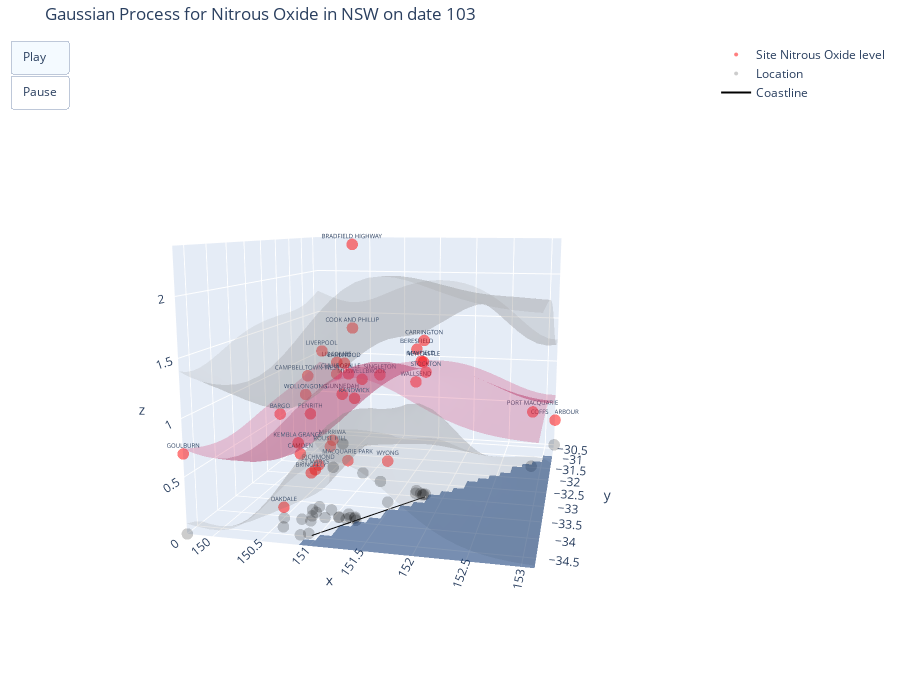

The code cell stored with this chart in its notebook:
### Code cell
# Plot predictions from MAP hyperparameter estimates
sgpvi.plot_preds()

### Figure 1 — Plotly figure (JSON) as saved in the notebook; plotly's stock layout.template omitted (floating-point values rounded to 4 significant figures; data arrays with more than 128 entries replaced by an {"elided": "..."} marker saying what was removed)
{"data": [{"hoverinfo": "skip", "marker": {"color": "red", "opacity": 0.5, "size": 4}, "mode": "markers+text", "name": "Site Nitrous Oxide level", "text": [["BARGO"], ["BERESFIELD"], ["BRADFIELD HIGHWAY"], ["BRINGELLY"], ["CAMDEN"], ["CAMPBELLTOWN WEST"], ["CARRINGTON"], ["CHULLORA"], ["COFFS HARBOUR"], ["COOK AND PHILLIP"], ["EARLWOOD"], ["GOULBURN"], ["GUNNEDAH"], ["KEMBLA GRANGE"], ["LIDCOMBE"], ["LIVERPOOL"], ["MACQUARIE PARK"], ["MAYFIELD"], ["MERRIWA"], ["MUSWELLBROOK"], ["NEWCASTLE"], ["OAKDALE"], ["PENRITH"], ["PORT MACQUARIE"], ["RANDWICK"], ["RICHMOND"], ["ROUSE HILL"], ["ROZELLE"], ["SINGLETON"], ["ST MARYS"], ["STOCKTON"], ["WALLSEND"], ["WOLLONGONG"], ["WYONG"]], "textfont": {"size": 6}, "type": "scatter3d", "x": [150.6, 151.7, 151.2, 150.8, 150.7, 150.8, 151.8, 151.0, 153.1, 151.2, 151.1, 149.7, 150.3, 150.8, 151.0, 150.9, 151.1, 151.7, 150.5, 150.9, 151.8, 150.5, 150.7, 152.9, 151.2, 150.7, 150.9, 151.2, 151.2, 150.8, 151.8, 151.7, 150.9, 151.4], "y": [-34.31, -32.8, -33.84, -33.92, -34.04, -34.07, -32.91, -33.89, -30.3, -33.87, -33.92, -34.73, -30.98, -34.47, -33.88, -33.93, -33.77, -32.89, -32.13, -32.27, -32.93, -34.05, -33.73, -31.45, -33.93, -33.62, -33.68, -33.86, -32.56, -33.8, -32.9, -32.89, -34.42, -33.28], "z": [1, 1.4, 2.4, 0.4, 0.6, 1.3, 1.5, 1.3, 0.3, 1.7, 1.4, 0.7, 0.6, 0.8, 1.4, 1.5, 0.5, 1.3, 0.3, 1, 1.3, 0.1, 0.9, 0.6, 1.1, 0.4, 0.6, 1.3, 1.1, 0.4, 1.2, 1.1, 1.2, 0.4]}, {"hoverinfo": "skip", "opacity": 0.3, "showscale": false, "surfacecolor": {"elided": "30x30 int values"}, "type": "surface", "x": [149.7, 149.8, 150.0, 150.1, 150.2, 150.3, 150.4, 150.5, 150.7, 150.8, 150.9, 151.0, 151.1, 151.2, 151.4, 151.5, 151.6, 151.7, 151.8, 151.9, 152.1, 152.2, 152.3, 152.4, 152.5, 152.6, 152.8, 152.9, 153.0, 153.1], "y": [-34.73, -34.58, -34.43, -34.28, -34.12, -33.97, -33.82, -33.66, -33.51, -33.36, -33.2, -33.05, -32.9, -32.75, -32.59, -32.44, -32.29, -32.13, -31.98, -31.83, -31.68, -31.52, -31.37, -31.22, -31.06, -30.91, -30.76, -30.6, -30.45, -30.3], "z": {"elided": "30x30 float values"}}, {"colorscale": [[0, "rgb(255,255,255)"], [0.125, "rgb(240,240,240)"], [0.25, "rgb(217,217,217)"], [0.375, "rgb(189,189,189)"], [0.5, "rgb(150,150,150)"], [0.625, "rgb(115,115,115)"], [0.75, "rgb(82,82,82)"], [0.875, "rgb(37,37,37)"], [1, "rgb(0, 0, 0)"]], "hoverinfo": "skip", "opacity": 0.2, "showscale": false, "surfacecolor": {"elided": "30x30 int values"}, "type": "surface", "x": [149.7, 149.8, 150.0, 150.1, 150.2, 150.3, 150.4, 150.5, 150.7, 150.8, 150.9, 151.0, 151.1, 151.2, 151.4, 151.5, 151.6, 151.7, 151.8, 151.9, 152.1, 152.2, 152.3, 152.4, 152.5, 152.6, 152.8, 152.9, 153.0, 153.1], "y": [-34.73, -34.58, -34.43, -34.28, -34.12, -33.97, -33.82, -33.66, -33.51, -33.36, -33.2, -33.05, -32.9, -32.75, -32.59, -32.44, -32.29, -32.13, -31.98, -31.83, -31.68, -31.52, -31.37, -31.22, -31.06, -30.91, -30.76, -30.6, -30.45, -30.3], "z": {"elided": "30x30 float values"}}, {"colorscale": [[0, "rgb(255,255,255)"], [0.125, "rgb(240,240,240)"], [0.25, "rgb(217,217,217)"], [0.375, "rgb(189,189,189)"], [0.5, "rgb(150,150,150)"], [0.625, "rgb(115,115,115)"], [0.75, "rgb(82,82,82)"], [0.875, "rgb(37,37,37)"], [1, "rgb(0, 0, 0)"]], "hoverinfo": "skip", "opacity": 0.2, "showscale": false, "surfacecolor": {"elided": "30x30 int values"}, "type": "surface", "x": [149.7, 149.8, 150.0, 150.1, 150.2, 150.3, 150.4, 150.5, 150.7, 150.8, 150.9, 151.0, 151.1, 151.2, 151.4, 151.5, 151.6, 151.7, 151.8, 151.9, 152.1, 152.2, 152.3, 152.4, 152.5, 152.6, 152.8, 152.9, 153.0, 153.1], "y": [-34.73, -34.58, -34.43, -34.28, -34.12, -33.97, -33.82, -33.66, -33.51, -33.36, -33.2, -33.05, -32.9, -32.75, -32.59, -32.44, -32.29, -32.13, -31.98, -31.83, -31.68, -31.52, -31.37, -31.22, -31.06, -30.91, -30.76, -30.6, -30.45, -30.3], "z": {"elided": "30x30 float values"}}, {"hoverinfo": "skip", "marker": {"color": "black", "opacity": 0.2, "size": 4}, "mode": "markers", "name": "Location", "type": "scatter3d", "x": [150.6, 151.7, 151.2, 150.8, 150.7, 150.8, 151.8, 151.0, 153.1, 151.2, 151.1, 149.7, 150.3, 150.8, 151.0, 150.9, 151.1, 151.7, 150.5, 150.9, 151.8, 150.5, 150.7, 152.9, 151.2, 150.7, 150.9, 151.2, 151.2, 150.8, 151.8, 151.7, 150.9, 151.4], "y": [-34.31, -32.8, -33.84, -33.92, -34.04, -34.07, -32.91, -33.89, -30.3, -33.87, -33.92, -34.73, -30.98, -34.47, -33.88, -33.93, -33.77, -32.89, -32.13, -32.27, -32.93, -34.05, -33.73, -31.45, -33.93, -33.62, -33.68, -33.86, -32.56, -33.8, -32.9, -32.89, -34.42, -33.28], "z": [0, 0, 0, 0, 0, 0, 0, 0, 0, 0, 0, 0, 0, 0, 0, 0, 0, 0, 0, 0, 0, 0, 0, 0, 0, 0, 0, 0, 0, 0, 0, 0, 0, 0]}, {"hoverinfo": "skip", "line": {"color": "black", "width": 2}, "mode": "lines", "name": "Coastline", "type": "scatter3d", "x": [151.8, 150.9], "y": [-32.98, -34.47], "z": [0, 0, 0]}, {"colorscale": [[0, "rgb(247,251,255)"], [0.125, "rgb(222,235,247)"], [0.25, "rgb(198,219,239)"], [0.375, "rgb(158,202,225)"], [0.5, "rgb(107,174,214)"], [0.625, "rgb(66,146,198)"], [0.75, "rgb(33,113,181)"], [0.875, "rgb(8,81,156)"], [1, "rgb(8,48,107)"]], "hoverinfo": "skip", "opacity": 0.5, "showscale": false, "surfacecolor": {"elided": "30x30 bool values"}, "type": "surface", "x": [149.7, 149.8, 150.0, 150.1, 150.2, 150.3, 150.4, 150.5, 150.7, 150.8, 150.9, 151.0, 151.1, 151.2, 151.4, 151.5, 151.6, 151.7, 151.8, 151.9, 152.1, 152.2, 152.3, 152.4, 152.5, 152.6, 152.8, 152.9, 153.0, 153.1], "y": [-34.73, -34.58, -34.43, -34.28, -34.12, -33.97, -33.82, -33.66, -33.51, -33.36, -33.2, -33.05, -32.9, -32.75, -32.59, -32.44, -32.29, -32.13, -31.98, -31.83, -31.68, -31.52, -31.37, -31.22, -31.06, -30.91, -30.76, -30.6, -30.45, -30.3], "z": {"elided": "30x30 int values"}}], "layout": {"height": 700, "margin": {"b": 10, "l": 10, "r": 10, "t": 40}, "scene": {"aspectmode": "manual", "aspectratio": {"x": 0.8432, "y": 1, "z": 0.7}, "camera": {"center": {"x": 0, "y": 0, "z": 0}, "eye": {"x": 0.5073, "y": -2.151, "z": 0.4063}, "projection": {"type": "perspective"}, "up": {"x": 0, "y": 0, "z": 1}}, "xaxis": {"range": [149.7, 153.1], "showspikes": false, "type": "linear"}, "yaxis": {"range": [-34.73, -30.3], "showspikes": false, "type": "linear"}, "zaxis": {"range": [0, 2.4], "showspikes": false, "type": "linear"}}, "title": {"text": "Gaussian Process for Nitrous Oxide in NSW on date 103"}, "updatemenus": [{"buttons": [{"args": [null], "label": "Play", "method": "animate"}, {"args": [null, {"frame": {"duration": 0, "redraw": false}, "mode": "immediate", "transition": {"duration": 0}}], "label": "Pause", "method": "animate"}], "type": "buttons"}], "width": 900}}
